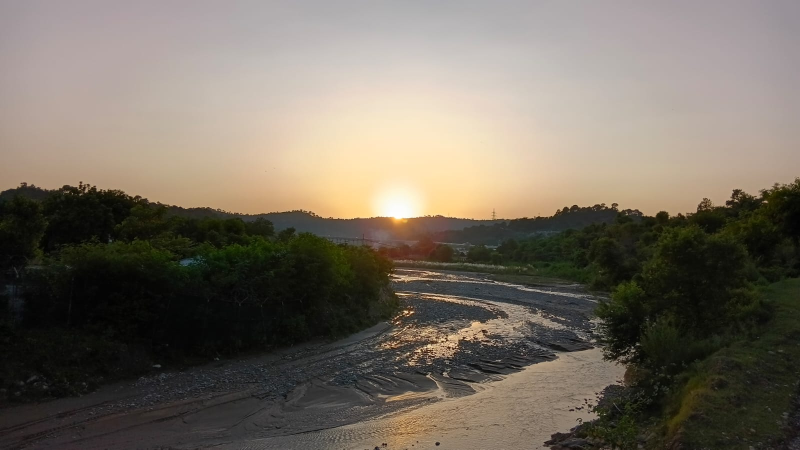
#> input picture WhatsApp Image 2026-08-29 at 10.04.45 PM.jpeg, 1600 x 900 px (shown at 1/2 size)
$ jupyter execute SMAS01_Assignment_03.ipynb
#> lines starting #> are read from the running program, lines starting #| are printed output that depends on the picture
<a href="https://colab.research.google.com/github/Vivek5oni/SMAS_1/blob/main/SMAS01_Assignment_03.ipynb" target="_parent"></a>

[cell 1]
from google.colab import files
from PIL import Image, ImageOps
import matplotlib.pyplot as plt
import numpy as np

# Upload image
uploaded = files.upload()
#> the answer given: WhatsApp Image 2026-08-29 at 10.04.45 PM.jpeg

filename = list(uploaded.keys())[0]

original_image = Image.open(filename).convert("RGB")
#> original_image is the input picture: PIL image 1600x900 RGB; mean R, G, B 117, 108.7, 97.1

# Keep a copy for Reset
image = original_image.copy()


while True:

    print("\n==============================")
    print("IMAGE TRANSFORMATION TOOLBOX")
    print("==============================")

    print("1. Rotate")
    print("2. Resize")
    print("3. Flip")
    print("4. Shear")
    print("5. Custom Matrix")
    print("6. Reset")
    print("7. Exit")

    choice = input("Enter your choice: ")
#> the answer given: 1

    # Rotate
    if choice == "1":

        angle = float(input("Enter angle: "))
#> the answer given: 3

        image = image.rotate(angle, expand=True)
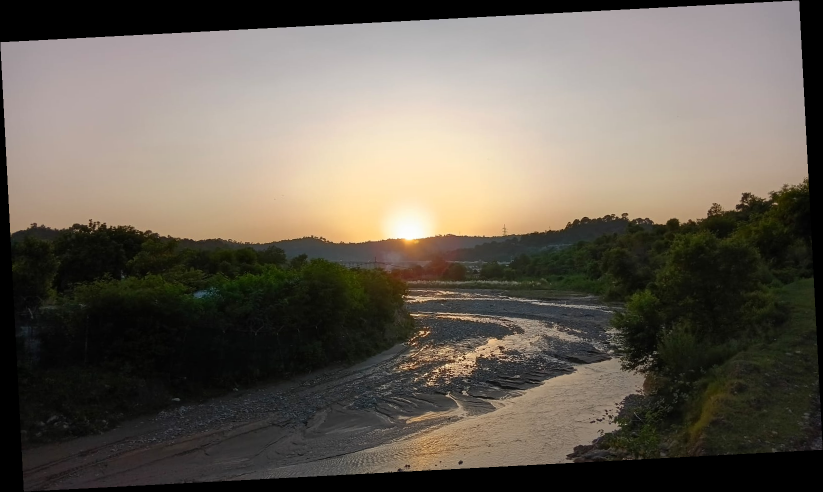
#> image: PIL image 1646x984 RGB (shown at 1/2 size); mean R, G, B 104.1, 96.7, 86.3
#> the answer given: 1
#> the answer given: 3
#> the answer given: 1
#> the answer given: 3

        print("Image rotated.")

    # Resize
    elif choice == "2":

        factor = float(input("Enter resize factor: "))

        width = int(image.width * factor)
        height = int(image.height * factor)

        image = image.resize((width, height))

        print("Image resized.")

    # Flip
    elif choice == "3":

        print("1. Horizontal")
        print("2. Vertical")

        flip_choice = input("Choose flip direction: ")

        if flip_choice == "1":
            image = ImageOps.mirror(image)
            print("Image flipped horizontally.")

        elif flip_choice == "2":
            image = ImageOps.flip(image)
            print("Image flipped vertically.")

    # Shear
    elif choice == "4":

        shear = float(input("Enter shear value: "))

        img_array = np.array(image)

        h, w = img_array.shape[:2]

        new_width = int(w + abs(shear) * h)

        new_image = Image.new("RGB", (new_width, h), "white")

        for y in range(h):

            shift = int(shear * y)

            for x in range(w):

                new_x = x + shift

                if 0 <= new_x < new_width:
                    new_image.putpixel(
                        (new_x, y),
                        tuple(img_array[y, x])
                    )

        image = new_image

        print("Image sheared.")

    # Custom Matrix
    elif choice == "5":

        print("Enter the 2x2 matrix")

        a = float(input("a = "))
        b = float(input("b = "))
        c = float(input("c = "))
        d = float(input("d = "))

        matrix = np.array([
            [a, b],
            [c, d]
        ])

        print("Your matrix is:")
        print(matrix)

        # PIL needs inverse transformation
        image = image.transform(
            image.size,
            Image.Transform.AFFINE,
            (
                a, b, 0,
                c, d, 0
            )
        )

        print("Custom matrix applied.")

    # Reset
    elif choice == "6":

        image = original_image.copy()

        print("Image reset to original.")

    # Exit
    elif choice == "7":

        print("Program finished.")
        break

    else:

        print("Invalid choice.")

    # Display image after operation
    plt.figure(figsize=(7, 5))
    plt.imshow(image)
    plt.axis("off")
    plt.show()
